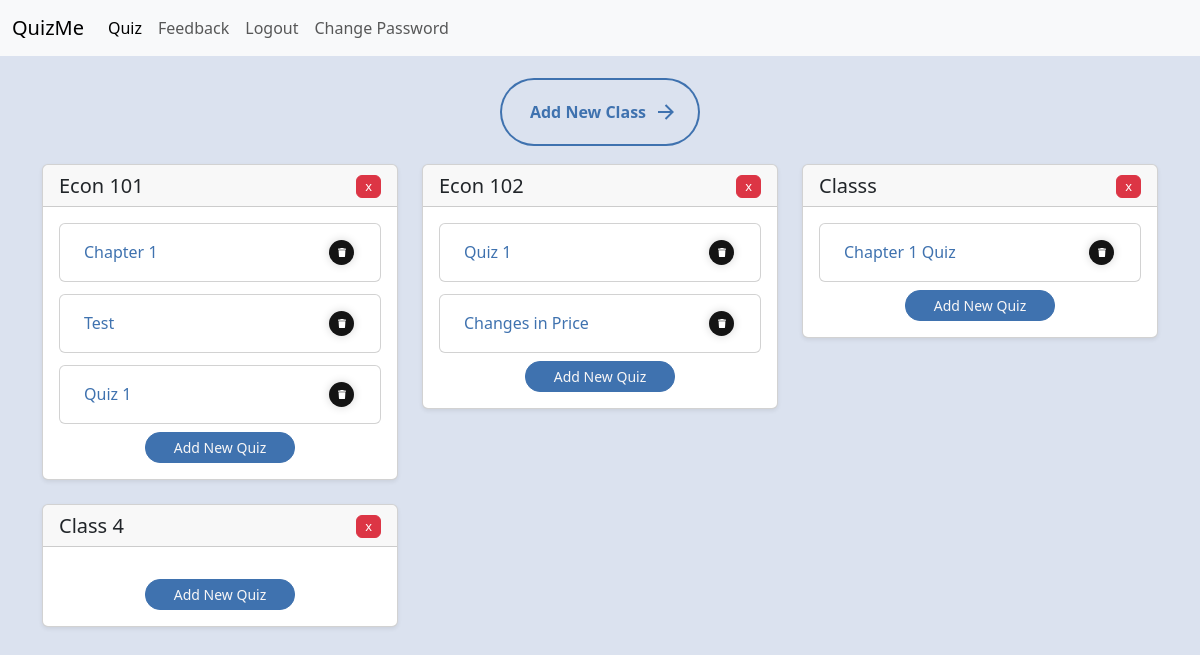
The app's page /quiz-selector (signed in), older data.
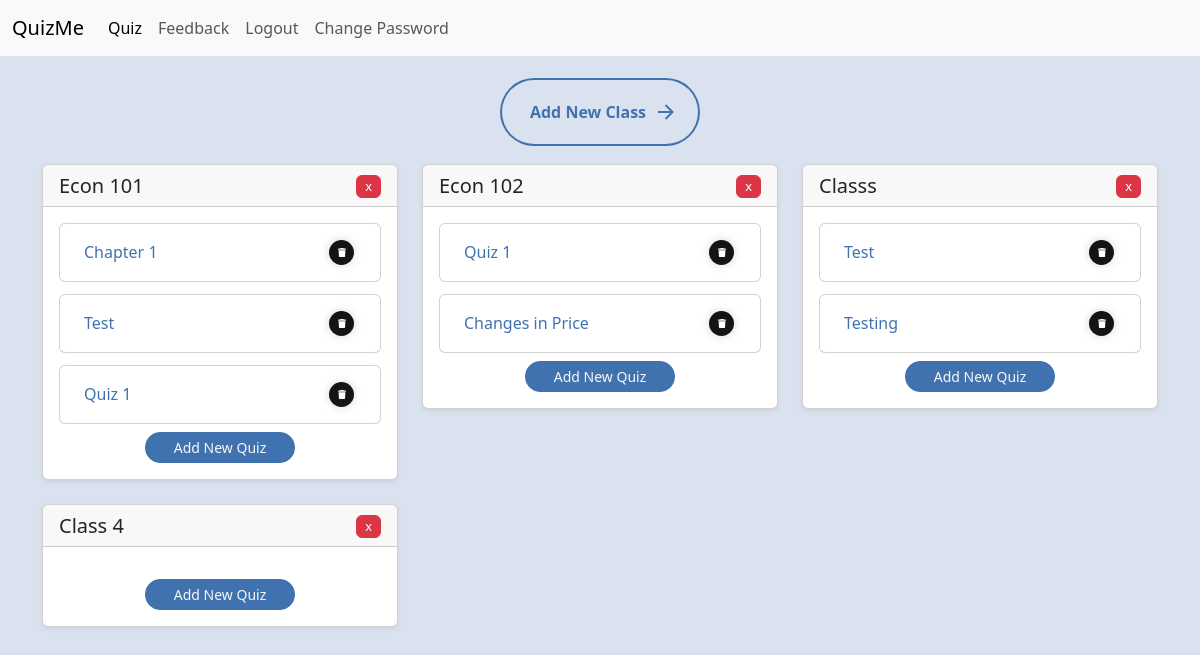
The same page, newer data.
### main.py (models this page shows)
class ClassList(db.Model):
    __tablename__ = "class_list"
    id: Mapped[int] = mapped_column(Integer, primary_key=True)
    user_id: Mapped[int] = mapped_column(Integer, db.ForeignKey("users.id"))
    class_name: Mapped[str] = mapped_column(String(250), unique=False, nullable=False)

class Quiz(db.Model):
    __tablename__ = "quizzes"
    id: Mapped[int] = mapped_column(Integer, primary_key=True)
    user_id: Mapped[int] = mapped_column(Integer, db.ForeignKey("users.id"))
    quiz_json: Mapped[str] = mapped_column(JSON())
    title: Mapped[str] = mapped_column(String())
    class_name: Mapped[str] = mapped_column(String(250), unique=False, nullable=False)
    total_questions: Mapped[int] = mapped_column(Integer)
    best_score: Mapped[int] = mapped_column(Integer)

### main.py (the view)
@app.route('/quiz-selector', methods=["GET", "POST"])
def quiz_selector():
    form = NoteInput()
    class_list = ClassList.query.filter_by(user_id=current_user.id).all()
    quizzes = Quiz.query.filter_by(user_id=current_user.id).all()
    return render_template("quiz_selector.html", form=form, class_list=class_list, quizzes=quizzes)

### main.py (called while the page is built)
@login_manager.user_loader
def load_user(user_id):
    return db.get_or_404(User, user_id)

### templates/quiz_selector.html (shortened to what this page needs)
{% include "header.html" %}
{% block content %}
<div class="container mt-4">
    <div class="text-center mb-3">
        <button type="button" class="create_class_button" data-bs-toggle="modal" data-bs-target="#addClassModal">
              <span class="text">Add New Class</span>
              <svg viewBox="0 0 24 24" class="arr-1" xmlns="http://www.w3.org/2000/svg">
                <path
                  d="M16.1716 10.9999L10.8076 5.63589L12.2218 4.22168L20 11.9999L12.2218 19.778L10.8076 18.3638L16.1716 12.9999H4V10.9999H16.1716Z"
                ></path>
              </svg>
        </button>
    </div>
    {% if class_list %}
        <div class="row">
            {% for class in class_list %}
            <div class="col-md-4 mb-4">
                <div class="card shadow-sm">
                    <div class="card-header d-flex justify-content-between align-items-center">
                        <h5 class="card-title mb-0">{{ class.class_name }}</h5>
                        <div class="d-flex gap-2">
                            <form action="{{ url_for('delete_class', class_name=class.class_name) }}" method="POST" onsubmit="return confirm('Are you sure you want to delete this class?');" class="m-0">
                                <button type="submit" class="delete_class_button btn btn-danger" data-bs-toggle="tooltip" data-bs-placement="top" title="Delete Class">
                                    x
                                </button>
                            </form>
                        </div>
                    </div>
                    <div class="card-body">
                        {% set class_quizzes = quizzes|selectattr('class_name', 'equalto', class.class_name)|list %}
                        {% if class_quizzes %}
                            <div class="row g-2">
                                {% for quiz in class_quizzes %}
                                <div class="col-12 mb-1">
                                    <div class="card">
                                        <div class="card-body">
                                            <div class="d-flex justify-content-between align-items-center">
                                                <h6 class="card-title mb-0">
                                                    <a href="{{ url_for('quiz', quiz_id=quiz.id) }}" class="text-decoration-none">
                                                        {{ quiz.title }}
                                                    </a>
                                                </h6>
                                                <form action="{{ url_for('delete_quiz', quiz_id=quiz.id) }}" method="POST" onsubmit="return confirm('Are you sure you want to delete this quiz?');">
                                                    <button type="submit" class="delete_quiz_button" aria-label="Delete quiz">
                                                        <svg viewBox="0 0 448 512" class="svgIcon">
                                                            <path d="M135.2 17.7L128 32H32C14.3 32 0 46.3 0 64S14.3 96 32 96H416c17.7 0 32-14.3 32-32s-14.3-32-32-32H320l-7.2-14.3C307.4 6.8 296.3 0 284.2 0H163.8c-12.1 0-23.2 6.8-28.6 17.7zM416 128H32L53.2 467c1.6 25.3 22.6 45 47.9 45H346.9c25.3 0 46.3-19.7 47.9-45L416 128z" />
                                                        </svg>
                                                    </button>
                                                </form>
                                            </div>
                                        </div>
                                    </div>
                                </div>
                                {% endfor %}
                            </div>
                            <div class="text-center mt-1">
                                <button type="button" class="add_quiz_button btn btn-sm btn-primary" data-bs-toggle="modal" data-bs-target="#createQuizModal" data-class-name="{{ class.class_name }}">
                                    Add New Quiz
                                </button>
                            </div>
                        {% else %}
                        <div class="text-center mt-3">
                            <button type="button" class="add_quiz_button btn btn-sm btn-primary" data-bs-toggle="modal" data-bs-target="#createQuizModal" data-class-name="{{ class.class_name }}">
                                Add New Quiz
                            </button>
                        </div>
                        {% endif %}
                    </div>
                </div>
            </div>
            {% endfor %}
        </div>
    {% else %}
        <div class="text-center mt-4">
            <h3 class="mb-4">No Classes Added Yet</h3>
            <p>Click the button above to add your first class!</p>
        </div>
    {% endif %}
</div>
{% endblock %}

### templates/header.html (shortened to what this page needs)
<!doctype html>
<html lang="en" data-bs-theme="auto">
  <head><script src="../assets/js/color-modes.js"></script>
    <link rel="stylesheet" href="https://cdn.jsdelivr.net/npm/@docsearch/css@3">
    <link href="static/css/bootstrap.min.css" rel="stylesheet">
    <link href="https://cdn.jsdelivr.net/npm/bootstrap@5.3.3/dist/css/bootstrap.min.css" rel="stylesheet">
    <link rel="stylesheet" href="static/css/style.css"/>
<nav class="navbar navbar-expand-lg bg-body-tertiary">
  <div class="container-fluid">
    <a class="navbar-brand">QuizMe</a>
    <div class="collapse navbar-collapse" id="navbarNav">
      <ul class="navbar-nav">
        <li class="nav-item">
          <a class="nav-link active" aria-current="page" href="{{url_for('quiz_selector') }}">Quiz</a>
        </li>
        <li class="nav-item">
          <a class="nav-link" href="{{url_for('feedback') }}">Feedback</a>
        </li>
        {% if current_user.is_authenticated: %}
        <li class="nav-item">
          <a class="nav-link" href="{{url_for('logout') }}">Logout</a>
        </li>
        <li class="nav-item">
          <a class="nav-link" href="{{url_for('change_password') }}">Change Password</a>
        </li>
        {%endif%}
      </ul>
    </div>
  </div>
</nav>

### static/css/style.css (style rules this page uses)
:root { --primary-color: #F9F7F7; --secondary-color: #DBE2EF; --tertiary-color: #3F72AF; --quaternary-color: #112D4E; }

Row changes from the older to the newer data that the page shows:
changed Quiz (number 6 of 7 on the later page): title "Chapter 1 Quiz" → "Test"
added Quiz: title "Testing", shown under ClassList "Classs"
